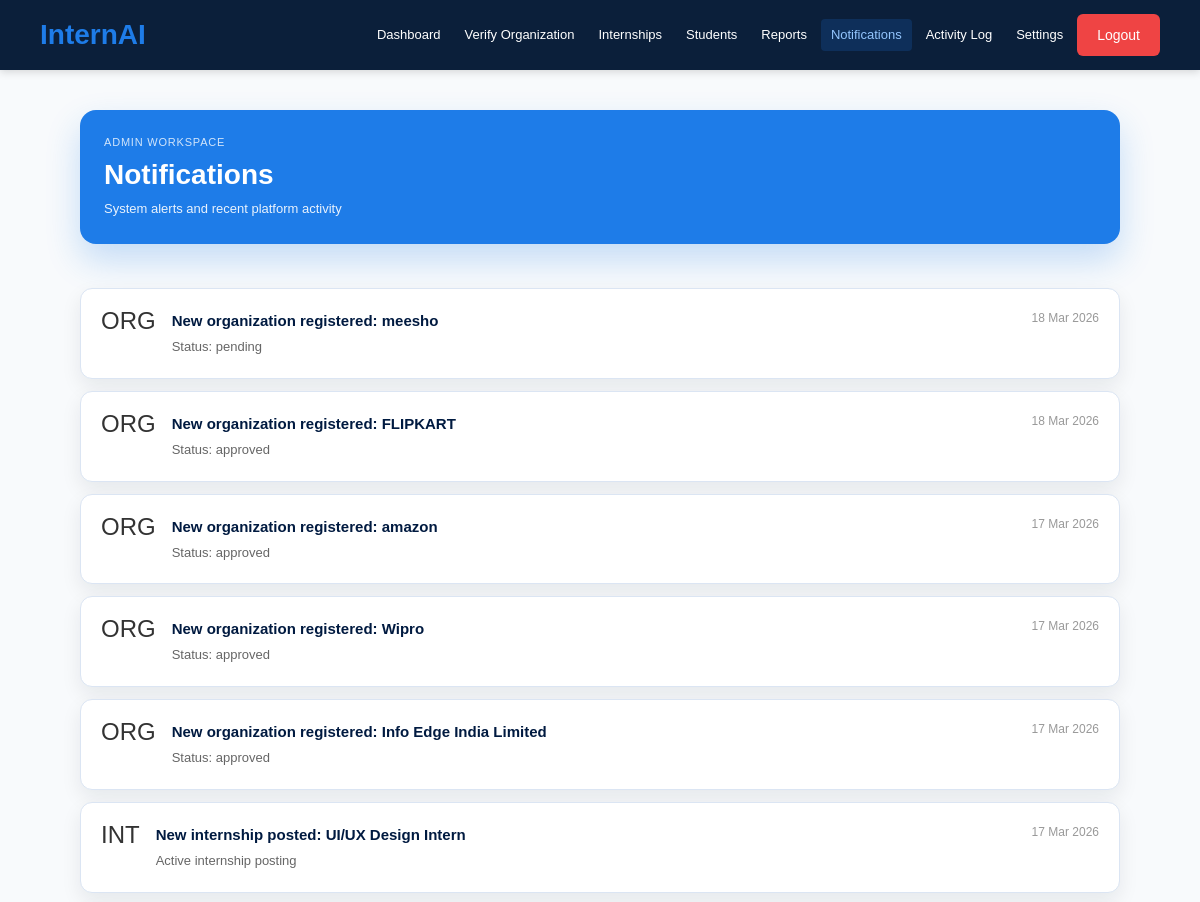
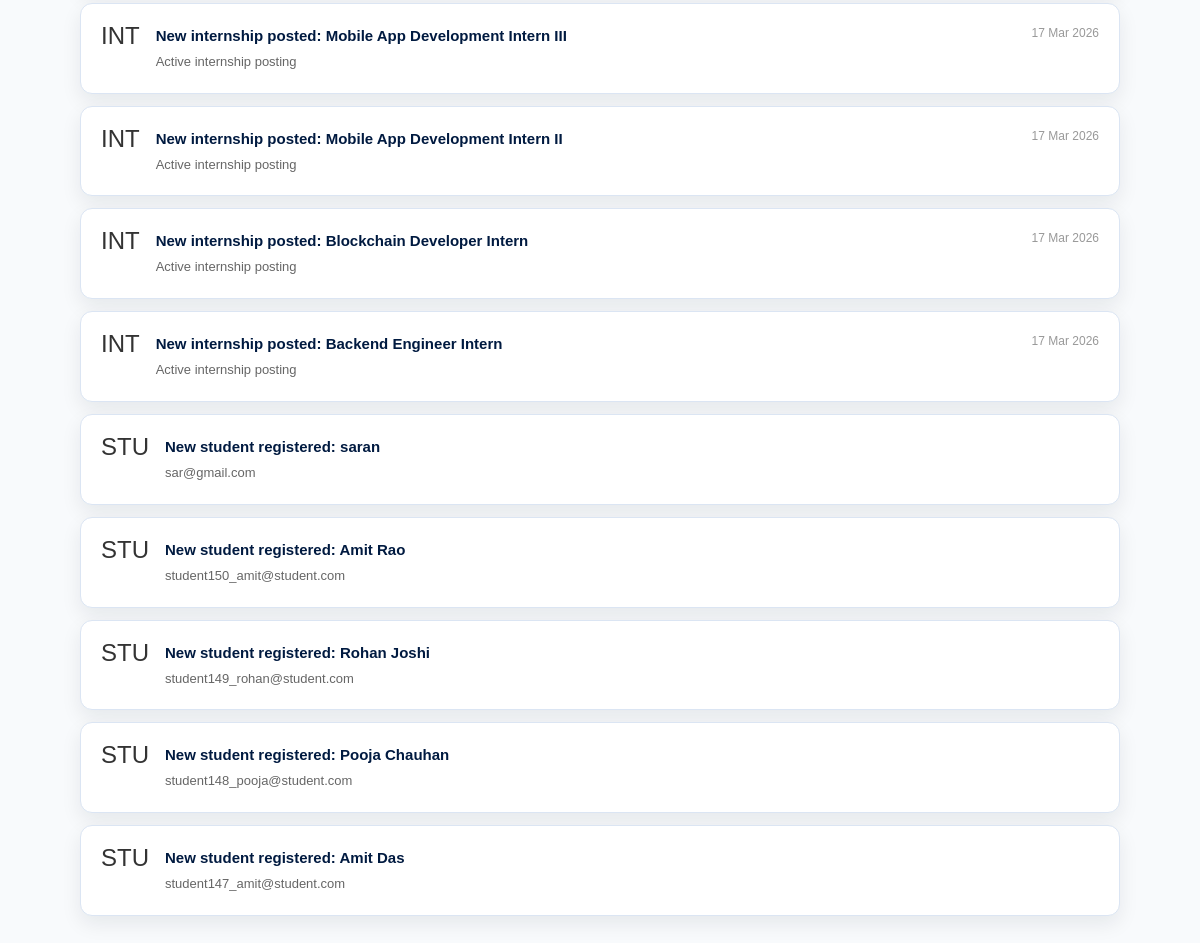
The app's page /admin/notifications (signed in) with its own data (2 pictures, top to bottom).
### app.py (models this page shows)
class User(UserMixin, db.Model):
    id = db.Column(db.Integer, primary_key=True)
    name = db.Column(db.String(100))
    email = db.Column(db.String(100), unique=True)
    password = db.Column(db.String(100))
    role = db.Column(db.String(20))  # student, organization, admin

### app.py (the view)
@app.route('/admin/notifications')
@login_required
@admin_required
def admin_notifications():
    notifications = []
    recent_orgs = Organization.query.order_by(Organization.created_at.desc()).limit(5).all()
    for org in recent_orgs:
        notifications.append({
            'icon': 'ORG',
            'title': f'New organization registered: {org.company_name}',
            'message': f'Status: {org.verification_status}',
            'color': '#fbbf24' if org.verification_status == 'pending' else '#22c55e',
            'time': org.created_at.strftime('%d %b %Y') if org.created_at else ''
        })
    recent_internships = Internship.query.order_by(Internship.created_at.desc()).limit(5).all()
    for internship in recent_internships:
        notifications.append({
            'icon': 'INT',
            'title': f'New internship posted: {internship.title}',
            'message': 'Active internship posting',
            'color': '#22c55e',
            'time': internship.created_at.strftime('%d %b %Y') if internship.created_at else ''
        })
    recent_students = User.query.filter_by(role='student').order_by(User.id.desc()).limit(5).all()
    for student in recent_students:
        notifications.append({
            'icon': 'STU',
            'title': f'New student registered: {student.name}',
            'message': student.email,
            'color': '#8b5cf6',
            'time': ''
        })
    return render_template('admin_notifications.html', notifications=notifications)

### app.py (called while the page is built)
def admin_required(f):
    @wraps(f)
    def decorated_function(*args, **kwargs):
        if not current_user.is_authenticated or current_user.role != 'admin':
            return redirect(url_for('home'))
        return f(*args, **kwargs)
    return decorated_function

@login_manager.user_loader
def load_user(user_id):
    return User.query.get(int(user_id))

### templates/admin_notifications.html
{% extends "base.html" %} {% block content %}
<div class="container admin-dashboard-page adm-dashboard-vertical">
  <main class="adm-main">
  <section class="adm-header-card adm-page-hero">
    <div>
      <p class="adm-header-tag">Admin Workspace</p>
      <h1 class="adm-title">Notifications</h1>
      <p class="adm-subtitle">System alerts and recent platform activity</p>
    </div>
  </section>
  {% if notifications %}
  <div style="display:flex;flex-direction:column;gap:12px;">
    {% for notif in notifications %}
    <div style="background:white;border:1px solid #e5e7eb;border-radius:8px;padding:20px;box-shadow:0 2px 8px rgba(0,0,0,0.08);display:flex;align-items:flex-start;gap:16px;border-left:4px solid {{ notif.color }};">
      <div style="font-size:24px;line-height:1;">{{ notif.icon }}</div>
      <div style="flex:1;">
        <p style="font-weight:600;color:#001a40;margin:0 0 4px 0;font-size:15px;">{{ notif.title }}</p>
        <p style="color:#666;margin:0;font-size:13px;">{{ notif.message }}</p>
      </div>
      <div style="color:#999;font-size:12px;white-space:nowrap;">{{ notif.time }}</div>
    </div>
    {% endfor %}
  </div>
  {% else %}
  <div class="empty-state">
    <p>No notifications</p>
    <p class="empty-state-note">New activity alerts will appear here</p>
  </div>
  {% endif %}
  </main>
</div>
{% endblock %}

### static/style.css (style rules this page uses)
* { margin: 0; padding: 0; box-sizing: border-box; font-family: Arial, sans-serif; }
body { background: #f8fafc; color: #0b1f3a; }

### static/admin.css (style rules this page uses)
:root { --primary-dark: #001a40; --primary-blue: #1e7ce8; --success: #22c55e; --danger: #ef4444; --warning: #fbbf24; --text-white: #ffffff; --text-dark: #333333; --text-light: #666666; --bg-white: #ffffff; --bg-light: #f1f5f9; --border-color: #e5e7eb; --shadow-sm: 0 2px 8px rgba(0, 0, 0, 0.08); --shadow-md: 0 4px 16px rgba(0, 0, 0, 0.12); --glass-border: rgba(30, 124, 232, 0.3); --glass-shadow: 0 4px 20px rgba(30, 124, 232, 0.12); --glass-shadow-hover: 0 8px 32px rgba(30, 124, 232, 0.28); --glass-bg: #ffffff; }
* { margin: 0; padding: 0; box-sizing: border-box; }
body { font-family: 'Segoe UI', Tahoma, Geneva, Verdana, sans-serif; background: #f8fafc; color: var(--text-dark); line-height: 1.6; }
.container { max-width: 1400px; margin: 0 auto; padding: 40px 20px; }
.admin-dashboard-page { max-width: 1440px; padding-top: 40px; }
.adm-main { display: flex; flex-direction: column; gap: 20px; }
.adm-header-card { border-radius: 16px; padding: 24px; background: #1e7ce8; color: #ffffff; box-shadow: 0 16px 34px rgba(30, 124, 232, 0.24); }
.adm-header-tag { font-size: 11px; letter-spacing: 0.8px; text-transform: uppercase; color: rgba(255, 255, 255, 0.8); margin-bottom: 6px; }
.adm-title { font-size: 30px; line-height: 1.2; margin-bottom: 8px; }
.adm-subtitle { color: rgba(255, 255, 255, 0.9); font-size: 13px; }
.adm-page-hero { margin-bottom: 22px; }
.adm-page-hero .adm-title { font-size: 28px; }
.admin-dashboard-page [style*="background:white"], .admin-dashboard-page [style*="background: white"] { border: 1px solid #dbe5f3 !important; border-radius: 12px !important; box-shadow: 0 8px 20px rgba(15, 23, 42, 0.08) !important; }
.adm-dashboard-vertical { max-width: 1220px; }
.adm-dashboard-vertical .adm-main { max-width: 1040px; margin: 0 auto; gap: 22px; }

### records on screen
User: icon "STU", title "New student registered: saran", message "sar@gmail.com"
User: icon "STU", title "New student registered: Amit Rao", message "student150_amit@student.com"
User: icon "STU", title "New student registered: Rohan Joshi", message "student149_rohan@student.com"
User: icon "STU", title "New student registered: Pooja Chauhan", message "student148_pooja@student.com"
User: icon "STU", title "New student registered: Amit Das", message "student147_amit@student.com"

### other values on screen
{{ label }} "Dashboard" "Verify Organization" "Internships" "Students" "Reports" "Notifications" "Activity Log" "Settings"
{{ notif.icon }} "ORG" "ORG" "ORG" "ORG" "ORG" "INT" "INT" "INT" "INT" "INT"
{{ notif.title }} "New organization registered: meesho" "New organization registered: FLIPKART" "New organization registered: amazon" "New organization registered: Wipro" "New organization registered: Info Edge India Limited" "New internship posted: UI/UX Design Intern" "New internship posted: Mobile App Development Intern III" "New internship posted: Mobile App Development Intern II" "New internship posted: Blockchain Developer Intern" "New internship posted: Backend Engineer Intern"
{{ notif.message }} "Status: pending" "Status: approved" "Status: approved" "Status: approved" "Status: approved" "Active internship posting" "Active internship posting" "Active internship posting" "Active internship posting" "Active internship posting"
{{ notif.time }} "18 Mar 2026" "18 Mar 2026" "17 Mar 2026" "17 Mar 2026" "17 Mar 2026" "17 Mar 2026" "17 Mar 2026" "17 Mar 2026" "17 Mar 2026" "17 Mar 2026"
